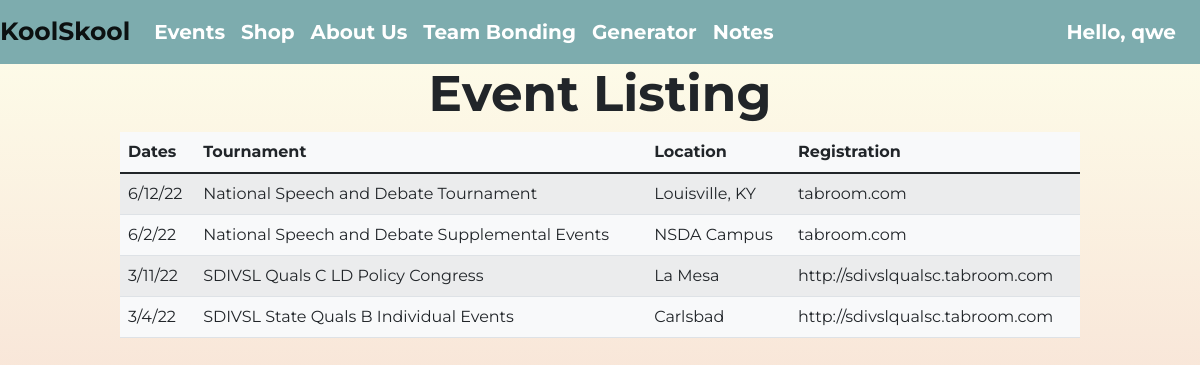
/events/ (signed in), run on the app's committed database.
### cruddy/model.py (models this page shows, shortened)
class Users(UserMixin, db.Model):
    __tablename__ = 'users'
    userID = db.Column(db.Integer, primary_key=True)
    name = db.Column(db.String(255), unique=False, nullable=False)
    email = db.Column(db.String(255), unique=True, nullable=False)
    password = db.Column(db.String(255), unique=False, nullable=False)
    phone = db.Column(db.String(255), unique=False, nullable=False)
    notes = db.relationship("Notes", cascade='all, delete', backref='users', lazy=True)
    def delete(self):
        db.session.delete(self)
        db.session.commit()
        return None

class Events(db.Model):
    __tablename__ = 'events'
    id = db.Column(db.Integer, primary_key=True)
    date = db.Column(db.Text, unique=False, nullable=False)
    tournament=db.Column(db.Text, unique=False, nullable=False)
    location = db.Column(db.Text, unique=False, nullable=False)
    registration = db.Column(db.Text, unique=False, nullable=False)
    def read(self):
        return {
            "id": self.id,
            "date": self.date,
            "tournament": self.tournament,
            "location": self.location,
            "registration": self.registration
        }

### events/app_events.py (the view)
@app_events.route('/')
def events():
    return render_template('displayevents.html', table=events_all())

### cruddy/login.py (called while the page is built)
@login_manager.user_loader
def user_loader(user_id):
    if user_id is not None:
        return Users.query.get(user_id)
    return None

### events/app_events.py (called while the page is built)
def events_all():
    return events_all_alc()

def events_all_alc():
    table = Events.query.all()
    json_ready = [peep.read() for peep in table]
    return json_ready

### events/templates/events/displayevents.html (shortened to what this page needs)
{% set pageTitle = "Events" %}
{% extends "layouts/base.html" %}
{% block content %}
<html lang="en">
<head>
</head>
<body>
  <h1 style="font-weight: bold; text-align: center; font-size: 50px;">Event Listing</h1>
  <table class="table table-striped bruh">
    <thead>
      <tr>
        <th scope="col">Dates</th>
        <th scope="col">Tournament</th>
        <th scope="col">Location</th>
        <th scope="col">Registration</th>
      </tr>
    </thead>
    <tbody>
      {% for row in table %}
      <tr>
        <td>{{ row['date'] }}</td>
        <td>{{ row['tournament'] }}</td>
        <td>{{ row['location'] }}</td>
        <td>{{ row['registration'] }}</td>
      </tr>
      {% endfor %}
    </tbody>
  </table>
</body>
</html>
{% endblock %}

### templates/layouts/navbar.html (shortened to what this page needs)
<nav class="navbar navbar-expand-lg navbar-light" style="background-color: #7DACAE;">
  <a style="font-weight: bold; font-size: 25px;" class="navbar-brand" href="/">{{ basename }}</a>
  <div class="collapse navbar-collapse" id="navbarSupportedContent">
    <ul class="navbar-nav mr-auto">
      <li class="nav-item">
        <a style="color: white; font-weight: bold; font-size: 20px;" class="nav-link" href={{ url_for('events.events')}}>Events</a>
      </li>
      <li class="nav-item">
        <a style="color: white; font-weight: bold; font-size: 20px;" class="nav-link" href={{ url_for('shop')}}>Shop</a>
      </li>
      <li class="nav-item">
        <a style="color: white; font-weight: bold; font-size: 20px;" class="nav-link" href={{ url_for('about')}}>About Us</a>
      </li>
      <li class="nav-item">
        <a style="color: white; font-weight: bold; font-size: 20px;" class="nav-link" href={{ url_for('activity')}}>Team Bonding</a>
      </li>
      <li class="nav-item">
          <a style="color: white; font-weight: bold; font-size: 20px;" class="nav-link" href={{ url_for('generator')}}>Generator</a>
      </li>
      <li>
          <a style="color: white; font-weight: bold; font-size: 20px;" class="nav-link" href={{url_for('notes.notes')}}>Notes</a>
      </li>
    </ul>
    <ul class="navbar-nav" style="margin-left: auto ">
      <li class="nav-item">
        <div class="px-3">
          {% if current_user.is_authenticated %}
          <a style="color: white; font-weight: bold; font-size: 20px;" class="nav-link" href={{url_for('main_logout')}}> Hello, {{ current_user.name }} </a>
          {% else %}
          <a style="color: white; font-weight: bold; font-size: 20px;" class="nav-link" href={{url_for('main_login')}}>Login</a>
          {% endif %}
        </div>
      </li>
    </ul>
  </div>
</nav>

### templates/layouts/base.html (style rules this page uses)
body { background: -webkit-gradient(linear, left top, left bottom, from(#FEFFEB), to(#f2cac4)) fixed; }

### events/templates/events/displayevents.html (style rules this page uses)
.bruh { width: 80%; margin: 0 auto; }

### data on the page
Users: name "qwe"
Events: date "6/12/22", tournament "National Speech and Debate Tournament", location "Louisville, KY", registration "tabroom.com"
Events: date "6/2/22", tournament "National Speech and Debate Supplemental Events", location "NSDA Campus", registration "tabroom.com"
Events: date "3/11/22", tournament "SDIVSL Quals C LD Policy Congress", location "La Mesa", registration "http://sdivslqualsc.tabroom.com"
Events: date "3/4/22", tournament "SDIVSL State Quals B Individual Events", location "Carlsbad", registration "http://sdivslqualsc.tabroom.com"

### other printed values
{{ basename }} "KoolSkool"
